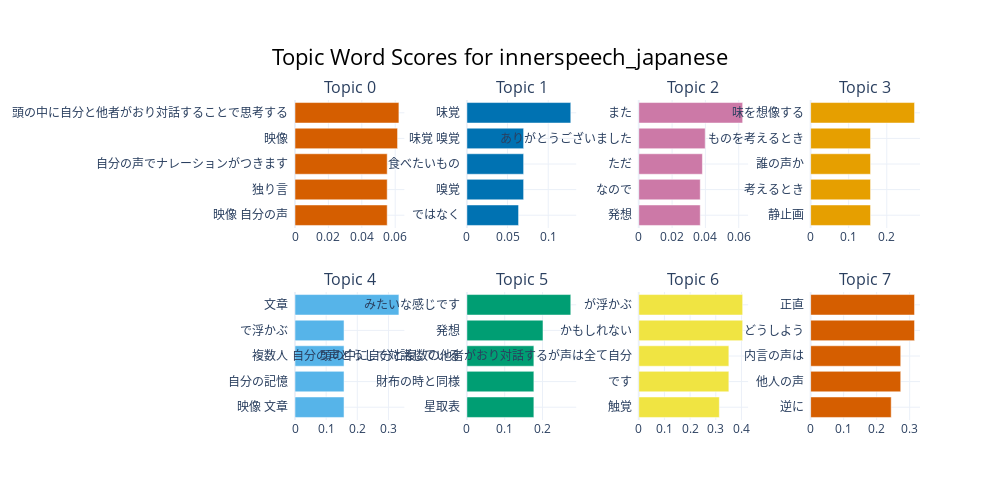

Notebook code for this chart:
### Code cell
model.visualize_barchart(title=f'Topic Word Scores for {dataset}',autoscale=True)

### Figure 1 — Plotly figure (JSON) as saved in the notebook; plotly's stock layout.template omitted (floating-point values rounded to 4 significant figures)
{"data": [{"marker": {"color": "#D55E00"}, "orientation": "h", "type": "bar", "x": [0.05521, 0.05521, 0.05521, 0.06141, 0.06222], "xaxis": "x", "y": ["映像 自分の声  ", "独り言  ", "自分の声でナレーションがつきます  ", "映像  ", "頭の中に自分と他者がおり対話することで思考する  "], "yaxis": "y"}, {"marker": {"color": "#0072B2"}, "orientation": "h", "type": "bar", "x": [0.06354, 0.06975, 0.06975, 0.06975, 0.1277], "xaxis": "x2", "y": ["ではなく  ", "嗅覚  ", "食べたいもの  ", "味覚 嗅覚  ", "味覚  "], "yaxis": "y2"}, {"marker": {"color": "#CC79A7"}, "orientation": "h", "type": "bar", "x": [0.03691, 0.03691, 0.0382, 0.03987, 0.06236], "xaxis": "x3", "y": ["発想  ", "なので  ", "ただ  ", "ありがとうございました  ", "また  "], "yaxis": "y3"}, {"marker": {"color": "#E69F00"}, "orientation": "h", "type": "bar", "x": [0.1574, 0.1574, 0.1574, 0.1574, 0.273], "xaxis": "x4", "y": ["静止画  ", "考えるとき  ", "誰の声か  ", "ものを考えるとき  ", "味を想像する  "], "yaxis": "y4"}, {"marker": {"color": "#56B4E9"}, "orientation": "h", "type": "bar", "x": [0.1574, 0.1574, 0.1574, 0.1574, 0.3336], "xaxis": "x5", "y": ["映像 文章  ", "自分の記憶  ", "複数人  ", "で浮かぶ  ", "文章  "], "yaxis": "y5"}, {"marker": {"color": "#009E73"}, "orientation": "h", "type": "bar", "x": [0.1771, 0.1771, 0.1771, 0.2012, 0.2747], "xaxis": "x6", "y": ["星取表  ", "財布の時と同様  ", "自分の声どうしで対話している  ", "発想  ", "みたいな感じです  "], "yaxis": "y6"}, {"marker": {"color": "#F0E442"}, "orientation": "h", "type": "bar", "x": [0.3139, 0.351, 0.351, 0.4047, 0.4047], "xaxis": "x7", "y": ["触覚  ", "です  ", "頭の中に自分と複数の他者がおり対話するが声は全て自分  ", "かもしれない  ", "が浮かぶ  "], "yaxis": "y7"}, {"marker": {"color": "#D55E00"}, "orientation": "h", "type": "bar", "x": [0.2441, 0.273, 0.273, 0.3148, 0.3148], "xaxis": "x8", "y": ["逆に  ", "他人の声  ", "内言の声は  ", "どうしよう  ", "正直  "], "yaxis": "y8"}], "layout": {"annotations": [{"font": {"size": 16}, "showarrow": false, "text": "Topic 0", "x": 0.0875, "xanchor": "center", "xref": "paper", "y": 1, "yanchor": "bottom", "yref": "paper"}, {"font": {"size": 16}, "showarrow": false, "text": "Topic 1", "x": 0.3625, "xanchor": "center", "xref": "paper", "y": 1, "yanchor": "bottom", "yref": "paper"}, {"font": {"size": 16}, "showarrow": false, "text": "Topic 2", "x": 0.6375, "xanchor": "center", "xref": "paper", "y": 1, "yanchor": "bottom", "yref": "paper"}, {"font": {"size": 16}, "showarrow": false, "text": "Topic 3", "x": 0.9125, "xanchor": "center", "xref": "paper", "y": 1, "yanchor": "bottom", "yref": "paper"}, {"font": {"size": 16}, "showarrow": false, "text": "Topic 4", "x": 0.0875, "xanchor": "center", "xref": "paper", "y": 0.4, "yanchor": "bottom", "yref": "paper"}, {"font": {"size": 16}, "showarrow": false, "text": "Topic 5", "x": 0.3625, "xanchor": "center", "xref": "paper", "y": 0.4, "yanchor": "bottom", "yref": "paper"}, {"font": {"size": 16}, "showarrow": false, "text": "Topic 6", "x": 0.6375, "xanchor": "center", "xref": "paper", "y": 0.4, "yanchor": "bottom", "yref": "paper"}, {"font": {"size": 16}, "showarrow": false, "text": "Topic 7", "x": 0.9125, "xanchor": "center", "xref": "paper", "y": 0.4, "yanchor": "bottom", "yref": "paper"}], "height": 500, "hoverlabel": {"bgcolor": "white", "font": {"family": "Rockwell", "size": 16}}, "showlegend": false, "title": {"font": {"color": "Black", "size": 22}, "text": "Topic Word Scores for innerspeech_japanese", "x": 0.5, "xanchor": "center", "yanchor": "top"}, "width": 1000, "xaxis": {"anchor": "y", "domain": [0, 0.175], "showgrid": true}, "xaxis2": {"anchor": "y2", "domain": [0.275, 0.45], "showgrid": true}, "xaxis3": {"anchor": "y3", "domain": [0.55, 0.725], "showgrid": true}, "xaxis4": {"anchor": "y4", "domain": [0.825, 1], "showgrid": true}, "xaxis5": {"anchor": "y5", "domain": [0, 0.175], "showgrid": true}, "xaxis6": {"anchor": "y6", "domain": [0.275, 0.45], "showgrid": true}, "xaxis7": {"anchor": "y7", "domain": [0.55, 0.725], "showgrid": true}, "xaxis8": {"anchor": "y8", "domain": [0.825, 1], "showgrid": true}, "yaxis": {"anchor": "x", "domain": [0.6, 1], "showgrid": true}, "yaxis2": {"anchor": "x2", "domain": [0.6, 1], "showgrid": true}, "yaxis3": {"anchor": "x3", "domain": [0.6, 1], "showgrid": true}, "yaxis4": {"anchor": "x4", "domain": [0.6, 1], "showgrid": true}, "yaxis5": {"anchor": "x5", "domain": [0, 0.4], "showgrid": true}, "yaxis6": {"anchor": "x6", "domain": [0, 0.4], "showgrid": true}, "yaxis7": {"anchor": "x7", "domain": [0, 0.4], "showgrid": true}, "yaxis8": {"anchor": "x8", "domain": [0, 0.4], "showgrid": true}}}
